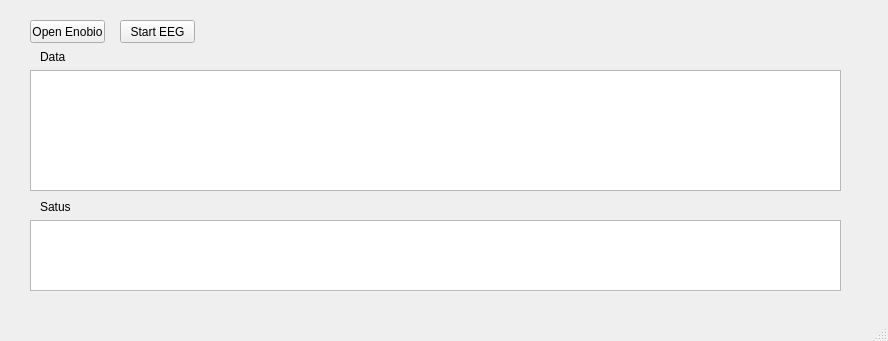
<?xml version="1.0" encoding="UTF-8"?>
<ui version="4.0">
 <class>MainWindow</class>
 <widget class="QMainWindow" name="MainWindow">
  <property name="geometry">
   <rect>
    <x>0</x>
    <y>0</y>
    <width>888</width>
    <height>341</height>
   </rect>
  </property>
  <property name="windowTitle">
   <string>EnobioAPI demo</string>
  </property>
  <widget class="QWidget" name="centralWidget">
   <widget class="QPushButton" name="openCloseEnobioButton">
    <property name="geometry">
     <rect>
      <x>30</x>
      <y>20</y>
      <width>75</width>
      <height>23</height>
     </rect>
    </property>
    <property name="text">
     <string>Open Enobio</string>
    </property>
    <property name="checkable">
     <bool>true</bool>
    </property>
   </widget>
   <widget class="QPushButton" name="startStopEEGButton">
    <property name="geometry">
     <rect>
      <x>120</x>
      <y>20</y>
      <width>75</width>
      <height>23</height>
     </rect>
    </property>
    <property name="text">
     <string>Start EEG</string>
    </property>
    <property name="checkable">
     <bool>true</bool>
    </property>
   </widget>
   <widget class="QTextEdit" name="dataTextEdit">
    <property name="geometry">
     <rect>
      <x>30</x>
      <y>70</y>
      <width>811</width>
      <height>121</height>
     </rect>
    </property>
   </widget>
   <widget class="QTextEdit" name="statusTextEdit">
    <property name="geometry">
     <rect>
      <x>30</x>
      <y>220</y>
      <width>811</width>
      <height>71</height>
     </rect>
    </property>
   </widget>
   <widget class="QLabel" name="label">
    <property name="geometry">
     <rect>
      <x>40</x>
      <y>50</y>
      <width>46</width>
      <height>13</height>
     </rect>
    </property>
    <property name="text">
     <string>Data</string>
    </property>
   </widget>
   <widget class="QLabel" name="label_2">
    <property name="geometry">
     <rect>
      <x>40</x>
      <y>200</y>
      <width>46</width>
      <height>13</height>
     </rect>
    </property>
    <property name="text">
     <string>Satus</string>
    </property>
   </widget>
  </widget>
  <widget class="QMenuBar" name="menuBar">
   <property name="geometry">
    <rect>
     <x>0</x>
     <y>0</y>
     <width>888</width>
     <height>21</height>
    </rect>
   </property>
  </widget>
  <widget class="QStatusBar" name="statusBar"/>
 </widget>
 <layoutdefault spacing="6" margin="11"/>
 <resources/>
 <connections/>
</ui>
